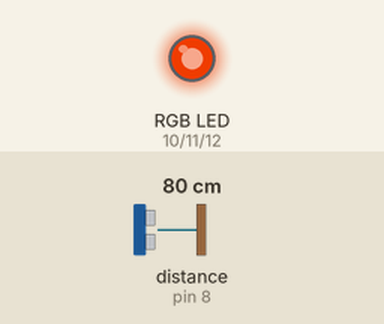
Simulated run of this sketch. Board: Arduino Uno, built with avr-gcc and run on an emulated ATmega328P. On the bench: an RGB LED mixed from three pins (HIGH = lit). Wiring (inferred from the names in the program): ultrasonic range finder: trigger pin 7; echo pin 8. The inputs (shaded band) are chosen by the test bench; at power-on: distance to the obstacle (sensor on pin 8) 80 cm. The echo pulse lasts 58.3 µs per cm; dim RGB values are drawn brighter than linear; pins used as bus, display or sensor lines are not drawn.

Above: at 1.2 s.
1.3 s: distance to the obstacle (sensor on pin 8) set to 2 cm
At 2.6 s:
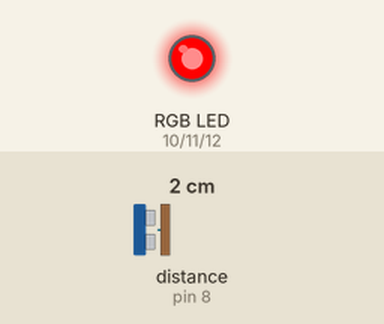
2.9 s: distance to the obstacle (sensor on pin 8) set to 120 cm
At 3.3 s:
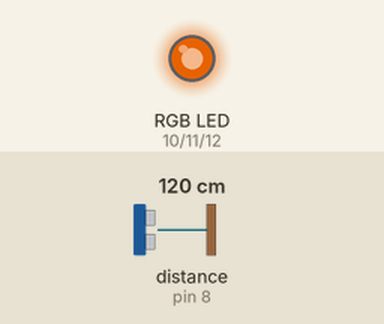
4.5 s: distance to the obstacle (sensor on pin 8) set to 250 cm
At 5.9 s:
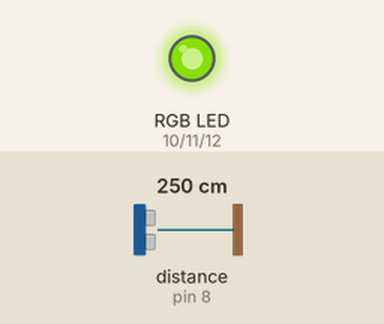
6.2 s: distance to the obstacle (sensor on pin 8) set to 299 cm
At 7.4 s:
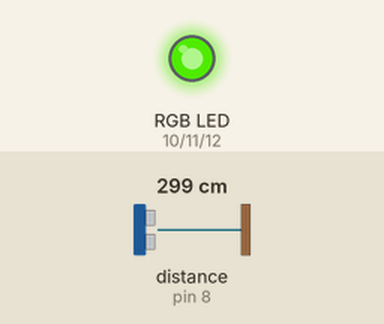
7.7 s: distance to the obstacle (sensor on pin 8) set to 4 cm
At 8.9 s:
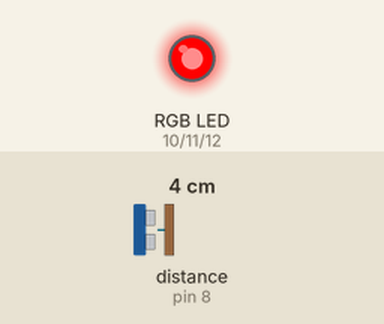
Timing chart, 0 to 10.2 s (numbered marks = the images above; inputs shaded):
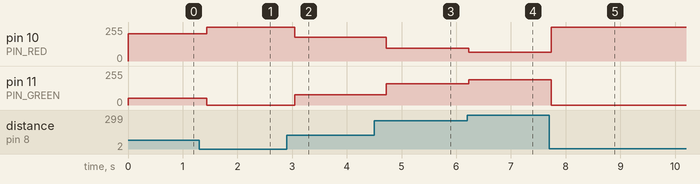

Measured:
- after the input at 1.3 s, pin 10 (PIN_RED): 204/255 → 255/255 after 0.14 s; pin 11 (PIN_GREEN): 51/255 → 0/255 after 0.14 s
- after the input at 2.9 s, pin 10 (PIN_RED): 255/255 → 179/255 after 0.15 s; pin 11 (PIN_GREEN): 0/255 → 76/255 after 0.15 s
- after the input at 4.5 s, pin 10 (PIN_RED): 179/255 → 96/255 after 0.22 s; pin 11 (PIN_GREEN): 76/255 → 159/255 after 0.22 s
- after the input at 6.2 s, pin 10 (PIN_RED): 96/255 → 64/255 at once; pin 11 (PIN_GREEN): 159/255 → 191/255 at once
- after the input at 7.7 s, pin 10 (PIN_RED): 64/255 → 255/255 at once; pin 11 (PIN_GREEN): 191/255 → 0/255 at once

The sketch:

RGB_SR04.ino
```cpp
/*
Linux Day 2013 Bari
OpenHardware: il futuro di Arduino + Arduino incontra Android
http://ld13bari.github.io/

Author: Alessandro Ruggieri - Miki Nacucchi
Description: Rilevazione della distanza attraverso il sensore HC-SR04, segnalazione della distanza inferiore alla soglia di alert con Led rosso, altrimenti verde


*/

#define PIN_RED 10
#define PIN_GREEN 11
#define PIN_BLUE 12
#define PIN_TRIGGER 7
#define PIN_ECHO 8
#define ALERT_ZONE 50 //50cm

long duration, distance;

void setup()
{
  Serial.begin(9600);
  pinMode(PIN_RED, OUTPUT);
  pinMode(PIN_GREEN, OUTPUT);
  pinMode(PIN_BLUE, OUTPUT);
  pinMode( PIN_TRIGGER, OUTPUT );
  pinMode( PIN_ECHO, INPUT );
}

void loop()
{
  digitalWrite(PIN_TRIGGER, LOW );
  delayMicroseconds(10);
  digitalWrite(PIN_TRIGGER, HIGH ); //Send Ultra-Sound
  delayMicroseconds(10);
  digitalWrite(PIN_TRIGGER, LOW );

  duration = pulseIn(PIN_ECHO, HIGH ); //Wait return signal

  distance = duration/58;  // uS to cm

  if(distance < ALERT_ZONE){
    distance = 0; // => RED
  }

  if( distance>=0 && distance < 400 ) {
    setColor(map(distance,0,400,255,0), map(distance,0,400,0,255), 0);
  }

  delay(200); //loop delay
}

void setColor(int red, int green, int blue)
{
  analogWrite(PIN_RED, red);
  analogWrite(PIN_GREEN, green);
  analogWrite(PIN_BLUE, blue);
}
```
